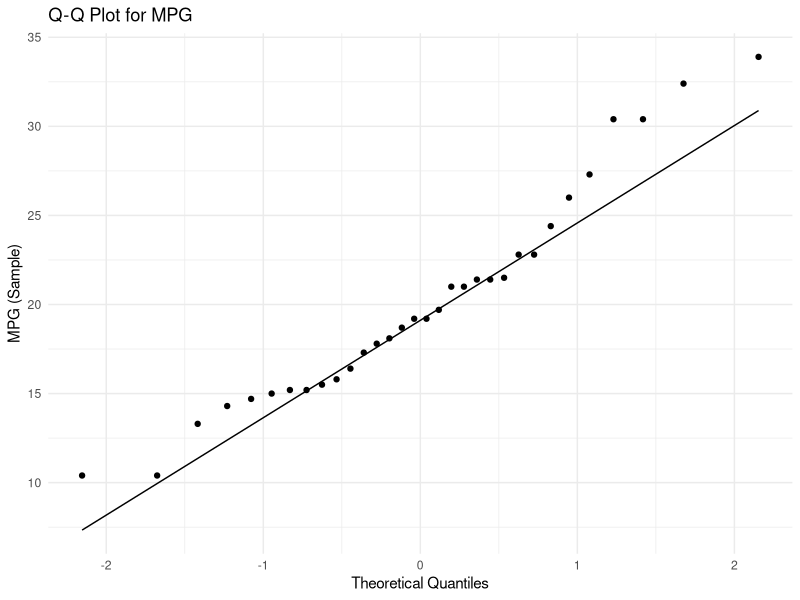
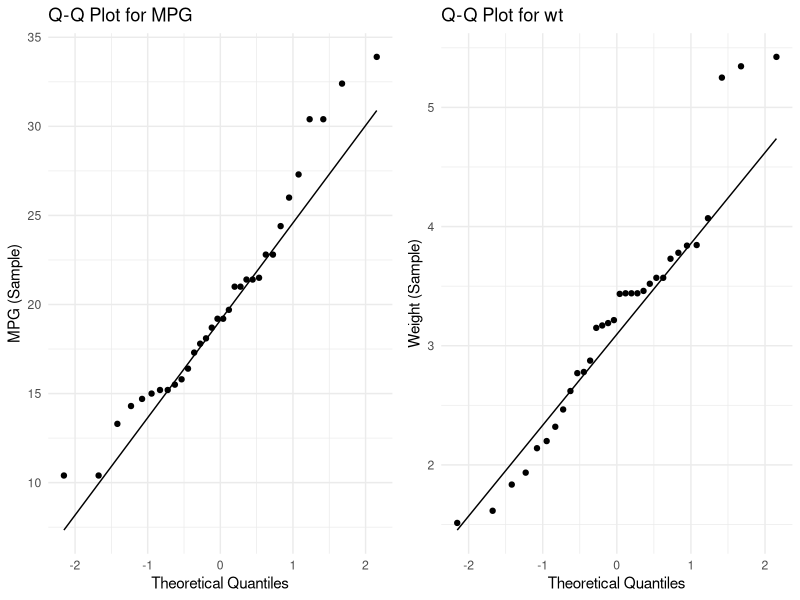

These figures' R source, in order:
# Load the built-in dataset mtcars
data(mtcars)

# Load ggplot2 library
library(ggplot2)

# Calculates Pearson correlation between mpg and wt
correlation <- cor(mtcars$mpg, mtcars$wt,method="pearson")  
print(paste("correlation between mpg and weight is:", round(correlation,2)))


# Create Q-Q plot to check normality of mpg

ggplot(data = mtcars, aes(sample = mpg)) + 
  stat_qq() + 
  stat_qq_line() + 
  labs(
    title = "Q-Q Plot for MPG",
    x = "Theoretical Quantiles",
    y = "MPG (Sample)"
  ) +
  theme_minimal()

#Optional 2 graphs side by side
library(gridExtra)
p1<-ggplot(data = mtcars, aes(sample = mpg)) + 
  stat_qq() + 
  stat_qq_line() + 
  labs(
    title = "Q-Q Plot for MPG",
    x = "Theoretical Quantiles",
    y = "MPG (Sample)"
  ) +
  theme_minimal()

p2<-ggplot(data = mtcars, aes(sample = wt)) + 
  stat_qq() + 
  stat_qq_line() + 
  labs(
    title = "Q-Q Plot for wt",
    x = "Theoretical Quantiles",
    y = "Weight (Sample)"
  ) +
  theme_minimal()


grid.arrange(p1, p2, ncol = 2)
